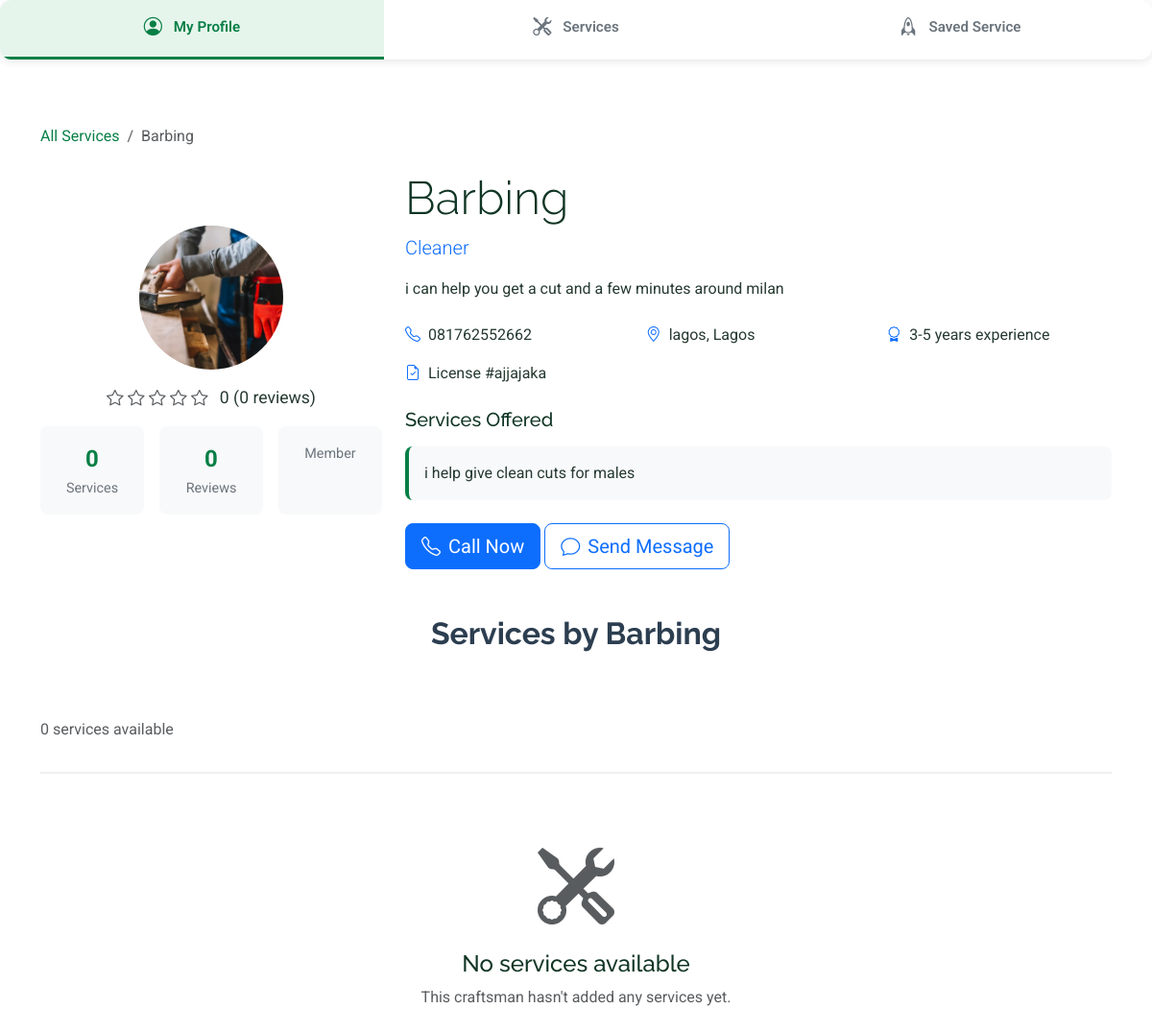
/craftsman/6/, run on the app's committed database.
### findus/models.py (models this page shows, shortened)
class CraftsmanProfile(models.Model):
    SERVICE_CATEGORIES = [
    ('plumbing', 'Plumber'),
    ('electrical', 'Electrician'),
    ('ac_technician', 'AC Technician'),
    ('carpentry', 'Carpenter'),
    ('tiling', 'Tiler'),
    ('painting', 'Painter'),
    ('furniture_maker', 'Furniture Maker'),
    ('fumigation', 'Fumigator'),
    ('dstv_technician', 'DSTV Technician'),
    ('gas_appliance', 'Gas Appliance Technician'),
    ('pop_worker', 'POP Worker'),
    ('cleaning', 'Cleaner'),
    ('aluminium_worker', 'Aluminium Worker'),
    ('welding', 'Welder'),
    ('roofing', 'Roof Technician'),
    ('solar_power', 'Solar Power Technician'),
    ('masonry', 'Mason'),
    ('glass_partitioning', 'Glass/Partitioning Worker'),
    ('bricklayer', 'Bricklayer / Plasterer'),
    ('foreman', 'Foreman'),
    ('landscaping', 'Landscaping'),
    ('appliance_repair', 'Appliance Repair'),
    ('hvac', 'HVAC Services'),
    ('security_installation', 'CCTV / Security System Technician'),
    ('generator_technician', 'Generator Technician'),
    ('interior_design', 'Interior Designer'),
    ('flooring', 'Flooring / Epoxy Work'),
    ('metal_fabrication', 'Metal Fabrication'),
    ('waterproofing', 'Waterproofing Specialist'),
    ('pest_control', 'Pest Control'),
    ('scaffolding', 'Scaffolding Worker'),
    ('site_supervisor', 'Site Supervisor'),
    ('other', 'Other'),
]
    user_profile = models.OneToOneField('UserProfile', on_delete=models.CASCADE)
    business_name = models.CharField(max_length=255)
    service_category = models.CharField(
        max_length=100,
        choices=SERVICE_CATEGORIES
    )
    services_offered = models.TextField()
    service_area = models.CharField(max_length=255)
    years_of_experience = models.CharField(max_length=20, choices=[
        ('0-1', '0-1 years'),
        ('1-3', '1-3 years'),
        ('3-5', '3-5 years'),
        ('5+', '5+ years'),
    ])
    profile_photo = models.ImageField(upload_to='craftsman_profiles/', null=True, blank=True)
    license_number = models.CharField(max_length=100, blank=True, null=True)
    description = models.TextField()
    is_verified = models.BooleanField(default=False)
    rating = models.FloatField(default=0.0)
    created_at = models.DateTimeField(auto_now_add=True)
    updated_at = models.DateTimeField(auto_now=True)
    address = models.TextField()
    city = models.CharField(max_length=100)
    state = models.CharField(max_length=100)
    country = models.CharField(max_length=100)
    postal_code = models.CharField(max_length=20)
    phone = models.CharField(
        max_length=20
    )

### findus/views.py (the view)
# urls.py: path('craftsman/<int:craftsman_id>/', views.craftsman_public_profile, name='craftsman_public_profile'),
def craftsman_public_profile(request, craftsman_id):
    craftsman = get_object_or_404(
        CraftsmanProfile.objects.select_related(
            'user_profile',
            'user_profile__user'
        ),
        id=craftsman_id
    )
    services = Service.objects.filter(
        craftsman=craftsman,
        service_status='Active'
    ).annotate(
        avg_rating=Avg('reviews__rating'),
        review_count=Count('reviews')
    ).order_by('-created_at')
    paginator = Paginator(services, 6)
    page_number = request.GET.get('page')
    page_obj = paginator.get_page(page_number)
    total_reviews = Review.objects.filter(service__craftsman=craftsman).count()
    avg_rating = Review.objects.filter(
        service__craftsman=craftsman
    ).aggregate(avg_rating=Avg('rating'))['avg_rating'] or 0
    craftsman_stats = {
        'total_services': services.count(),
        'total_reviews': total_reviews,
        'avg_rating': round(avg_rating, 1) if avg_rating else 0,
        'member_since': craftsman.created_at
    }
    context = {
        'craftsman': craftsman,
        'services': page_obj,
        'craftsman_stats': craftsman_stats,
    }
    return render(request, 'craftsman_public_profile.html', context)

### findus/templates/craftsman_public_profile.html (shortened to what this page needs)
{% load static %}
<!DOCTYPE html>
<html lang="en">
<head>
  <link href="{% static 'assets/vendor/bootstrap/css/bootstrap.min.css' %}" rel="stylesheet">
  <link href="{% static 'assets/vendor/bootstrap-icons/bootstrap-icons.css' %}" rel="stylesheet">
  <link href="{% static 'assets/vendor/aos/aos.css' %}" rel="stylesheet">
  <link href="{% static 'assets/vendor/swiper/swiper-bundle.min.css' %}" rel="stylesheet">
  <link href="{% static 'assets/css/main.css' %}" rel="stylesheet">
</head>
<body class="agent-profile-page">
  <main class="main">
    <div class="dashboard-tabs">
        <a href="{% url 'customer_profile' %}" class="tab active">
            <i class="bi bi-person-circle"></i> My Profile
        </a>
        <a href="{% url 'customer_dashboard' %}" class="tab">
            <i class="bi bi-tools"></i> Services
        </a>
        <a href="{% url 'saved_services' %}" class="tab">
            <i class="bi bi-rocket"></i> Saved Service
        </a>
    </div>
    <div class="container py-5">
        <nav aria-label="breadcrumb" class="mb-4">
            <ol class="breadcrumb">
                <li class="breadcrumb-item"><a href="{% url 'customer_dashboard' %}">All Services</a></li>
                <li class="breadcrumb-item active">{{ craftsman.business_name }}</li>
            </ol>
        </nav>
        <div class="row align-items-center mb-5">
            <div class="col-lg-4 text-center">
                <div class="craftsman-avatar-large mb-3">
                    {% if craftsman.profile_photo %}
                        <img src="{{ craftsman.profile_photo.url }}" alt="{{ craftsman.business_name }}" class="img-fluid rounded-circle" style="width: 150px; height: 150px; object-fit: cover;">
                    {% else %}
                        <img src="{% static 'assets/img/default-avatar.jpg' %}" alt="Default avatar" class="img-fluid rounded-circle" style="width: 150px; height: 150px; object-fit: cover;">
                    {% endif %}
                </div>
                <div class="craftsman-stats">
                    <div class="rating-large mb-2">
                        {% for i in "12345" %}
                            <i class="bi bi-star{% if i|add:0 <= craftsman_stats.avg_rating %}fill text-warning{% else %} text-muted{% endif %}"></i>
                        {% endfor %}
                        <span class="ms-2">{{ craftsman_stats.avg_rating }} ({{ craftsman_stats.total_reviews }} reviews)</span>
                    </div>
                    <div class="stats-grid">
                        <div class="stat-item">
                            <strong>{{ craftsman_stats.total_services }}</strong>
                            <span>Services</span>
                        </div>
                        <div class="stat-item">
                            <strong>{{ craftsman_stats.total_reviews }}</strong>
                            <span>Reviews</span>
                        </div>
                        <div class="stat-item">
                            <span>Member</span>
                        </div>
                    </div>
                </div>
            </div>
            <div class="col-lg-8">
                <div class="craftsman-info">
                    <h1 class="display-5 mb-2">{{ craftsman.business_name }}</h1>
                    <p class="lead text-primary mb-3">{{ craftsman.get_service_category_display }}</p>
                    {% if craftsman.description %}
                    <div class="craftsman-bio mb-4">
                        <p class="mb-0">{{ craftsman.description }}</p>
                    </div>
                    {% endif %}
                    <div class="contact-info-grid mb-4">
                        <div class="contact-item">
                            <i class="bi bi-telephone text-primary"></i>
                            <span>{{ craftsman.phone }}</span>
                        </div>
                        <div class="contact-item">
                            <i class="bi bi-geo-alt text-primary"></i>
                            <span>{{ craftsman.city }}, {{ craftsman.state }}</span>
                        </div>
                        <div class="contact-item">
                            <i class="bi bi-award text-primary"></i>
                            <span>{{ craftsman.get_years_of_experience_display }} experience</span>
                        </div>
                        {% if craftsman.license_number %}
                        <div class="contact-item">
                            <i class="bi bi-file-earmark-check text-primary"></i>
                            <span>License #{{ craftsman.license_number }}</span>
                        </div>
                        {% endif %}
                    </div>
                    <div class="services-offered mb-4">
                        <h5 class="mb-3">Services Offered</h5>
                        <div class="services-tags">
                            {{ craftsman.services_offered }}
                        </div>
                    </div>
                    <div class="action-buttons">
                        <a href="tel:{{ craftsman.phone }}" class="btn btn-primary btn-lg">
                            <i class="bi bi-telephone me-2"></i>Call Now
                        </a>
                        <button class="btn btn-outline-primary btn-lg" onclick="showMessageModal('{{ craftsman.id }}')">
                            <i class="bi bi-chat me-2"></i>Send Message
                        </button>
                    </div>
                </div>
            </div>
        </div>
        <div class="services-section">
            <div class="section-header mb-4">
                <h2 class="section-title">Services by {{ craftsman.business_name }}</h2>
                <p class="text-muted">{{ craftsman_stats.total_services }} services available</p>
            </div>
            {% if services %}
            <div class="row g-4">
                {% for service in services %}
                <div class="col-lg-4 col-md-6">
                    <div class="service-card card border-0 shadow-sm h-100">
                        <a href="{% url 'service_detail' service.id %}">
                            {% if service.image %}
                                <img src="{{ service.image.url }}" class="card-img-top" alt="{{ service.title }}" style="height: 200px; object-fit: cover;">
                            {% else %}
                                <img src="{% static 'assets/img/default-service.jpg' %}" class="card-img-top" alt="Default service" style="height: 200px; object-fit: cover;">
                            {% endif %}
                        </a>
                        <div class="card-body">
                            <div class="service-status mb-2">
                                <span class="badge bg-success">{{ service.service_status }}</span>
                                <span class="badge bg-info">{{ service.get_availability_display }}</span>
                            </div>
                            <h5 class="card-title">
                                <a href="{% url 'service_detail' service.id %}" class="text-decoration-none text-dark">
                                    {{ service.title }}
                                </a>
                            </h5>
                            <p class="card-text text-muted small">{{ service.description|truncatewords:20 }}</p>
                            <div class="service-price mb-2">
                                <strong class="text-primary">
                                    {% if service.price_type == 'hourly' %}
                                        ${{ service.hourly_rate }}/hour
                                    {% else %}
                                        ${{ service.fixed_price }}
                                    {% endif %}
                                </strong>
                                {% if service.travel_fee %}
                                    <small class="text-muted">+ ${{ service.travel_fee }} travel</small>
                                {% endif %}
                            </div>
                            <div class="service-meta">
                                <small class="text-muted">
                                    <i class="bi bi-clock"></i> {{ service.estimated_duration }}
                                </small>
                                {% if service.avg_rating %}
                                <small class="text-muted ms-2">
                                    <i class="bi bi-star-fill text-warning"></i> {{ service.avg_rating|floatformat:1 }} ({{ service.review_count }})
                                </small>
                                {% endif %}
                            </div>
                        </div>
                        <div class="card-footer bg-transparent">
                            <div class="service-actions">
                                <a href="{% url 'service_detail' service.id %}" class="btn btn-sm btn-outline-primary">View Details</a>
                                <button class="btn btn-sm btn-outline-secondary" onclick="addToFavorites({{ service.id }})">
                                    <i class="bi bi-heart"></i>
                                </button>
                            </div>
                        </div>
                    </div>
                </div>
                {% endfor %}
            </div>
            {% if services.has_other_pages %}
            <nav class="pagination-wrapper mt-5">
                <ul class="pagination justify-content-center">
                    {% if services.has_previous %}
                        <li class="page-item">
                            <a class="page-link" href="?page={{ services.previous_page_number }}">Previous</a>
                        </li>
                    {% endif %}
                    {% for num in services.paginator.page_range %}
                        {% if services.number == num %}
                            <li class="page-item active"><a class="page-link" href="#">{{ num }}</a></li>
                        {% elif num > services.number|add:'-3' and num < services.number|add:'3' %}
                            <li class="page-item">
                                <a class="page-link" href="?page={{ num }}">{{ num }}</a>
                            </li>
                        {% endif %}
                    {% endfor %}
                    {% if services.has_next %}
                        <li class="page-item">
                            <a class="page-link" href="?page={{ services.next_page_number }}">Next</a>
                        </li>
                    {% endif %}
                </ul>
            </nav>
            {% endif %}
            {% else %}
            <div class="text-center py-5">
                <i class="bi bi-tools display-1 text-muted"></i>
                <h4 class="mt-3">No services available</h4>
                <p class="text-muted">This craftsman hasn't added any services yet.</p>
            </div>
            {% endif %}
        </div>
    </div>
  </main>
</body>
</html>

### findus/templates/craftsman_public_profile.html (style rules this page uses)
.dashboard-tabs { display: flex; background: #ffffff; border-radius: 12px; box-shadow: 0 2px 10px rgba(0,0,0,0.1); margin-bottom: 20px; overflow: hidden; }
.dashboard-tabs .tab { flex: 1; padding: 15px 0; text-align: center; background: transparent; cursor: pointer; font-weight: 600; color: #6c757d; transition: all 0.3s ease; border-bottom: 3px solid transparent; font-size: 0.95rem; text-decoration: none; display: block; }
.dashboard-tabs .tab i { margin-right: 8px; font-size: 1.2rem; vertical-align: middle; }
.dashboard-tabs .tab.active { color: #077f46; border-bottom: 3px solid #077f46; background-color: #e6f5ec; }
.craftsman-avatar-large { position: relative; display: inline-block; }
.rating-large { font-size: 1.1rem; }
.stats-grid { display: grid; grid-template-columns: repeat(3, 1fr); gap: 1rem; margin-top: 1rem; }
.stat-item { text-align: center; padding: 1rem; background: #f8f9fa; border-radius: 8px; }
.stat-item strong { display: block; font-size: 1.5rem; color: #077f46; }
.stat-item span { font-size: 0.9rem; color: #6c757d; }
.contact-info-grid { display: grid; grid-template-columns: repeat(auto-fit, minmax(200px, 1fr)); gap: 1rem; }
.contact-item { display: flex; align-items: center; gap: 0.5rem; }
.services-tags { background: #f8f9fa; padding: 1rem; border-radius: 8px; border-left: 4px solid #077f46; }
.section-header { border-bottom: 2px solid #f0f0f0; padding-bottom: 1rem; }
.section-title { color: #2c3e50; font-weight: 700; }

### data on the page
CraftsmanProfile: business_name "Barbing", profile_photo (picture), service_category "Cleaner", description "i can help you get a cut and a few minutes around milan", phone "081762552662", city "lagos", state "Lagos", years_of_experience "3-5 years", license_number "ajjajaka", services_offered "i help give clean cuts for males"

### other printed values
{{ craftsman_stats.avg_rating }} "0"
{{ craftsman_stats.total_reviews }} "0"
{{ craftsman_stats.total_services }} "0"
